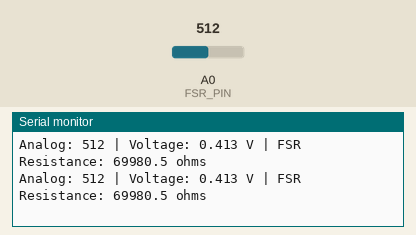
The sketch below on a simulated Arduino Uno, built with avr-gcc and run on an emulated ATmega328P. Shown: the last lines printed to the serial monitor. The inputs (shaded band) are chosen by the test bench; at power-on: A0 (FSR_PIN) = 512.

Above: at 1.7 s.
1.8 s: A0 (FSR_PIN) set to 0
At 2.4 s:
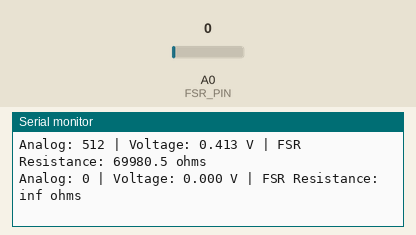
4.0 s: A0 (FSR_PIN) set to 122
At 4.4 s:
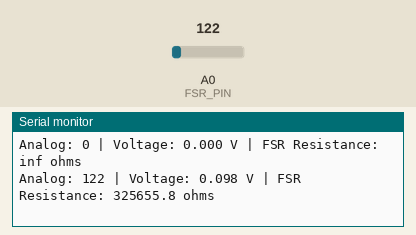

Measured:
- after the input at 1.8 s, the serial monitor: prints a new line after 0.21 s (image 1)
- after the input at 4.0 s, the serial monitor: prints a new line at once (image 2)

The sketch:

fsr_read_analog.ino
```cpp
#define FSR_PIN A0           // Analog pin connected to the divider
#define R_FIXED 10000.0      // Fixed resistor value in ohms (10k)

void setup() {
  Serial.begin(115200);
  while (!Serial); // Wait for Serial connection
  delay(500);
  Serial.println("Reading FSR resistance...");
}

void loop() {
  int analogValue = analogRead(FSR_PIN);   // 12-bit ADC (0–4095)
  float voltage = (analogValue / 4095.0) * 3.3;  // Convert to volts

  // Calculate FSR resistance using voltage divider formula:
  // Vout = Vcc * R_fixed / (R_fixed + R_fsr)
  // Rearranged: R_fsr = (R_fixed * (Vcc - Vout)) / Vout
  float fsrResistance = (R_FIXED * (3.3 - voltage)) / voltage;

  Serial.print("Analog: ");
  Serial.print(analogValue);
  Serial.print(" | Voltage: ");
  Serial.print(voltage, 3);
  Serial.print(" V | FSR Resistance: ");
  Serial.print(fsrResistance, 1);
  Serial.println(" ohms");

  delay(500); // Sample every half second
}
```
